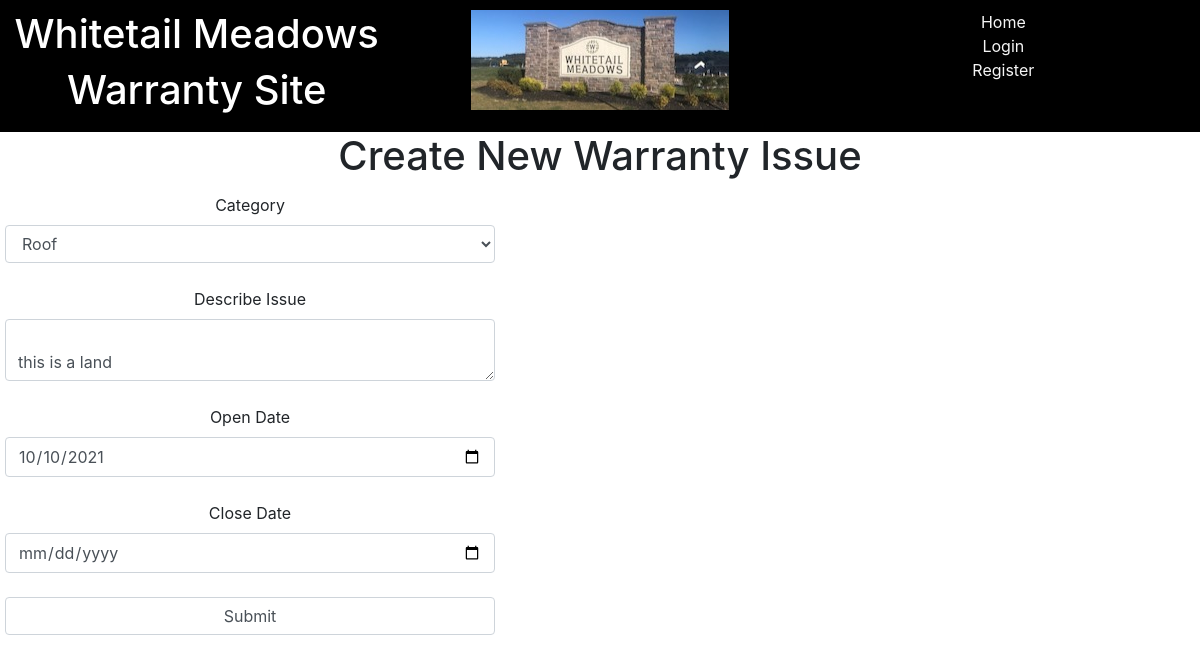
Before: /ticket/5 with the older database file.
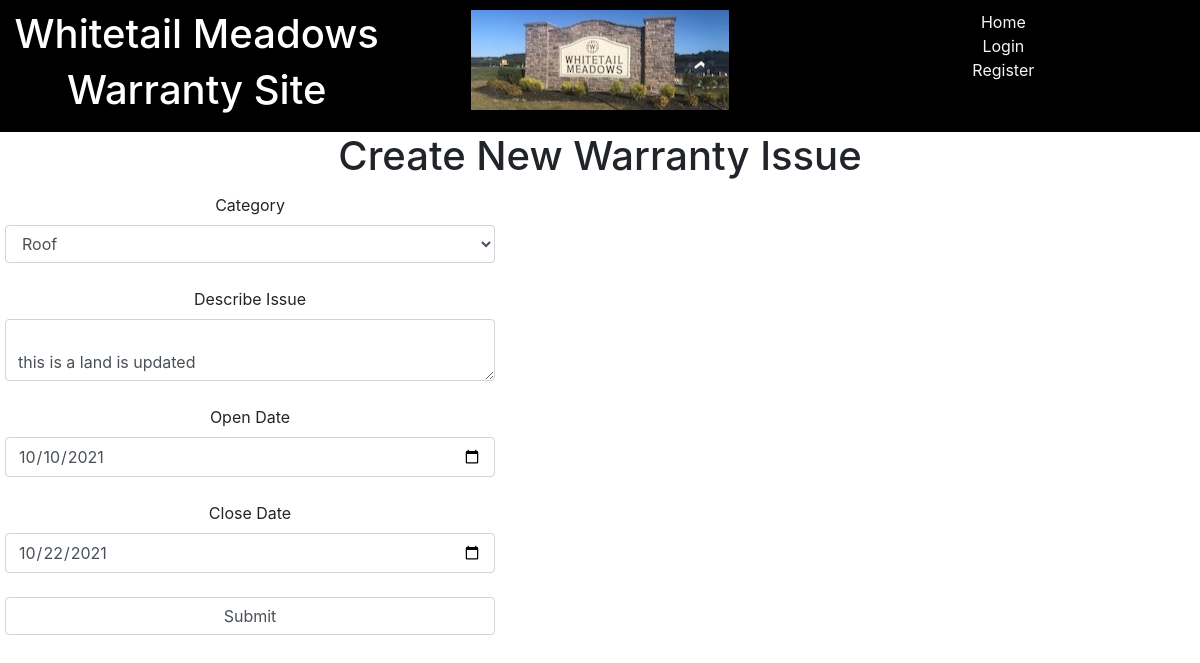
After: the same page with the newer database file.
### project_files/models.py (models this page shows, shortened)
class TicketModel(db.Model):
    __tablename__ = 'tickets'
    id = db.Column(db.Integer,primary_key=True)
    home_id = db.Column(db.Integer,db.ForeignKey('users.id'))
    desc = db.Column(db.Text)
    create_date = db.Column(db.Text) #MMDDYYYY
    close_date = db.Column(db.Text)
    category_id = db.Column(db.Integer,db.ForeignKey('category.id'))

### app.py (the view, shortened to what this page needs)
@app.route('/ticket/<ticket_id>',methods=['GET','POST'])
def update_ticket(ticket_id=0):
    ticket = db.session.query(TicketModel).get(ticket_id)
    user_id = ticket.home_id
    if  request.method =='GET':
        form  = AddTicketForm()
        form.category.choices = [(category.id,category.category) for category in
        db.session.query(CategoryModel).all()]
        form.desc.data = ticket.desc
        if ticket.close_date:
            form.closedate.data = datetime.strptime(ticket.close_date,'%Y-%m-%d')
        form.createdate.data = datetime.strptime(ticket.create_date,'%Y-%m-%d')
        form.category.data = ticket.category_id
    return render_template('ticket.html',form=form,user_id=user_id)

### project_files/forms.py
class AddTicketForm(FlaskForm):
    desc = TextAreaField('Describe Issue')
    createdate = DateField('Open Date', format='%Y-%m-%d')
    closedate = DateField('Close Date', format='%Y-%m-%d', validators=(Optional(),))
    category = SelectField("Category",choices=[])
    submit = SubmitField('Submit')

### project_files/templates/ticket.html (shortened to what this page needs)
<!DOCTYPE html>
<html lang="en">
<head>
</head>
{% extends "base.html" %}
{% block content %}
<body>
    <h1>Create New Warranty Issue</h1>
    <div class="row">
        <div class="col-md-4">
            <form method="POST">
                <div class='form-group frms'>
                    {{form.category.label}}{{form.category(class='form-control')}} <br>
                    {{form.desc.label}} {{form.desc(class='form-control')}} <br>
                    {{form.createdate.label}} {{form.createdate(class='form-control')}} <br>
                    {{form.closedate.label}} {{form.closedate(class='form-control')}} <br>
                    {{form.submit(class='form-control')}}
                </div>
            </form>
        </div>
    </div>
</body>
{% endblock %}

Changed rows visible on the page:
changed TicketModel "Roof": desc "this is a land" → "this is a land is updated"
Other visible differences:
form field closedate: (not shown) → "10/22/2021"
